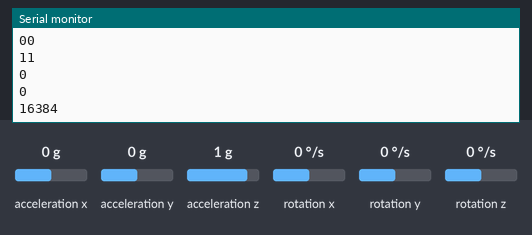
This sketch was run on a simulated Arduino Uno, built with avr-gcc and run on an emulated ATmega328P. Parts: the last lines printed to the serial monitor. Wiring (inferred from the names in the program): MPU-6050 motion sensor at I2C address 0x68. Inputs (shaded band) come from the test bench; at power-on: acceleration x 0 g, acceleration y 0 g, acceleration z 1 g, rotation x 0 °/s, rotation y 0 °/s, rotation z 0 °/s.

Above: at 5.8 s.
5.9 s: acceleration x set to -1.4 g
At 10.0 s:
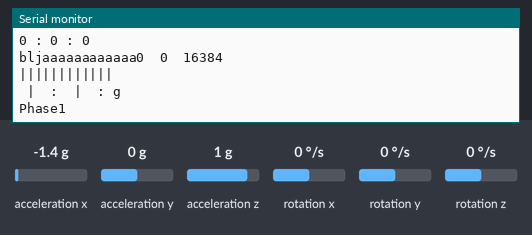
11.3 s: acceleration y set to -1.4 g
16.7 s: acceleration z set to -1.4 g
At 25.8 s:
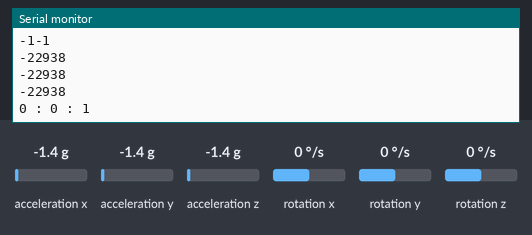
Timing chart, 0 to 27.3 s (numbered marks = the images above; inputs shaded):
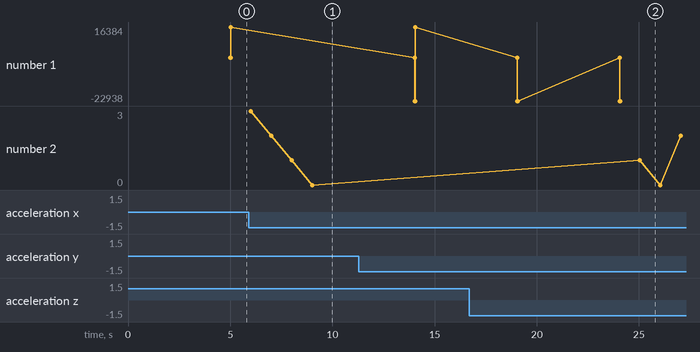

The sketch:

CubeTimer.ino
```cpp
#include <Wire.h> // I2C

void setup() {
  Serial.begin(9600);
  Wire.begin();
  Wire.beginTransmission(0x68); // I2C address of the MPU-6050
  Wire.write(0x6B); // 0x6B | PWR_MGMT_1 --> MPU-6050 Register Map
  Wire.write(0);  // set to zero(wakes up the MPU 6050)
  Wire.endTransmission(true);
}

void loop() {
  int16_t acc_rawX, acc_rawY, acc_rawZ;
  int h, m, s;
  int previous_valueX, previous_valueY, previous_valueZ;
  int now_valueX, now_valueY, now_valueZ;

  Wire.beginTransmission(0x68);
  Wire.write(0x3B); // starting with register 0x3B | ACCEL_XOUT_H --> MPU-6050 Register Map
  Wire.endTransmission(false);
  Wire.requestFrom(0x68, 6, true);  // request a total of 6 registers

  acc_rawX = Wire.read()<<8|Wire.read(); // 0x3B | 59 | ACCEL_XOUT_H and 0x3C | 60 | ACCEL_XOUT_L
  acc_rawY = Wire.read()<<8|Wire.read(); // 0x3D | 61 | ACCEL_YOUT_H and 0x3E | 62 | ACCEL_YOUT_L
  acc_rawZ = Wire.read()<<8|Wire.read(); // 0x3F | 63 | ACCEL_ZOUT_H and 0x40 | 64 | ACCEL_ZOUT_L

  Wire.beginTransmission(0x68);
  Wire.write(0x43); // starting with register 0x43 | GYRO_XOUT_H --> MPU-6050 Register Map
  Wire.endTransmission(false);
  Wire.requestFrom(0x68, 6, true);

  do{
    Serial.print("|||||||||||| \n");
    Serial.print(" | ");
    Serial.print(" : ");
    Serial.print(" | ");
    Serial.print(" : ");
    Serial.print("g");
    Serial.print("\n");

    //  previous value
    if(acc_rawX > 6000){
      previous_valueX = 1;
    }
    else if(acc_rawX < -6000){
      previous_valueX = -1;
    }
    else{
      previous_valueX = 0;
    }
    if(acc_rawY > 6000){
      previous_valueY = 1;
    }
    else if(acc_rawY < -6000){
      previous_valueY = -1;
    }
    else{
      previous_valueY = 0;
    }
    if(acc_rawZ > 6000){
      previous_valueZ = 1;
    }
    else if(acc_rawZ < -6000){
      previous_valueZ = -1;
    }
    else{
      previous_valueZ = 0;
    }
    Serial.print("Phase1");

    delay(5000);

  Wire.beginTransmission(0x68);
  Wire.write(0x3B); // starting with register 0x3B | ACCEL_XOUT_H --> MPU-6050 Register Map
  Wire.endTransmission(false);
  Wire.requestFrom(0x68, 6, true);  // request a total of 6 registers

  acc_rawX = Wire.read()<<8|Wire.read(); // 0x3B | 59 | ACCEL_XOUT_H and 0x3C | 60 | ACCEL_XOUT_L
  acc_rawY = Wire.read()<<8|Wire.read(); // 0x3D | 61 | ACCEL_YOUT_H and 0x3E | 62 | ACCEL_YOUT_L
  acc_rawZ = Wire.read()<<8|Wire.read(); // 0x3F | 63 | ACCEL_ZOUT_H and 0x40 | 64 | ACCEL_ZOUT_L

  Wire.beginTransmission(0x68);
  Wire.write(0x43); // starting with register 0x43 | GYRO_XOUT_H --> MPU-6050 Register Map
  Wire.endTransmission(false);
  Wire.requestFrom(0x68, 6, true);

    //  now value
    if(acc_rawX > 6000){
      now_valueX = 1;
    }
    else if(acc_rawX < -6000){
      now_valueX = -1;
    }
    else{
      now_valueX = 0;
    }
    if(acc_rawY > 6000){
      now_valueY = 1;
    }
    else if(acc_rawY < -6000){
      now_valueY = -1;
    }
    else{
      now_valueY = 0;
    }
    if(acc_rawZ > 6000){
      now_valueZ = 1;
    }
    else if(acc_rawZ < -6000){
      now_valueZ = -1;
    }
    else{
      now_valueZ = 0;
    }
    Serial.print("Phase2 \n");
    Serial.print(previous_valueX);
    Serial.print(now_valueX);
    Serial.print("\n");
    Serial.print(previous_valueY);
    Serial.print(now_valueY);
    Serial.print("\n");
    Serial.print(previous_valueZ);
    Serial.print(now_valueZ);
    Serial.print("\n");
    Serial.print(acc_rawX);
    Serial.print("\n");
    Serial.print(acc_rawY);
    Serial.print("\n");
    Serial.print(acc_rawZ);
    Serial.print("\n");

  }while(previous_valueX != now_valueX || previous_valueY != now_valueY || previous_valueZ != now_valueZ);

  // in X positive Richtung
  if(acc_rawX > 14000){
  h = 0, m = 0, s = 8;
  countdown(h, m, s);
  }

  // in X negative Richtung
  if(acc_rawX < -14000){
  h = 0, m = 0, s = 1;
  countdown(h, m, s);
  }

  //  in Y positive Richtung
  if(acc_rawY > 14000){
  h = 0, m = 0, s = 6;
  countdown(h, m, s);
  }

  //  in Y negative Richting
  if(acc_rawY < -14000){
  h = 0, m = 0, s = 2;
  countdown(h, m, s);
  }

  // in Z positive Richtung
  if(acc_rawZ > 14000){
  h = 0, m = 0, s = 3;
  countdown(h, m, s);
  }

  //  in Z negative Richtung
  if(acc_rawZ < -14000){
  h = 0, m = 0, s = 5;
  countdown(h, m, s);
  }

  else{
  Serial.print("bljaaaaaaaaaaaa");
  }
  // put your main code here, to run repeatedly:
  print_raw_value(acc_rawX, acc_rawY, acc_rawZ);
}

void print_raw_value(int16_t acc_rawX, int16_t acc_rawY, int16_t acc_rawZ){
  Serial.print(acc_rawX);
  Serial.print("\t");
  Serial.print(acc_rawY);
  Serial.print("\t");
  Serial.print(acc_rawZ);
  Serial.print("\t");
  Serial.print("\n");
}

void countdown(int h, int m, int s){
  for(int hour = h; hour >= 0; hour--){
    for(int minute = m; minute >= 0; minute--){
      if(minute == 0 && h > 0){
        m = 59;
      }
      for(int sec = s; sec >= 0; sec--){
        if(sec == 0){
          s = 59;
        }
      delay(1000);
      Serial.print(hour);
      Serial.print(" : ");
      Serial.print(minute);
      Serial.print(" : ");
      Serial.print(sec);
      Serial.print("\n");
      }
    }
  }
}
```

Measured:
- after the input at 16.7 s, the serial monitor: prints a new line after 2.3 s (image 2)
